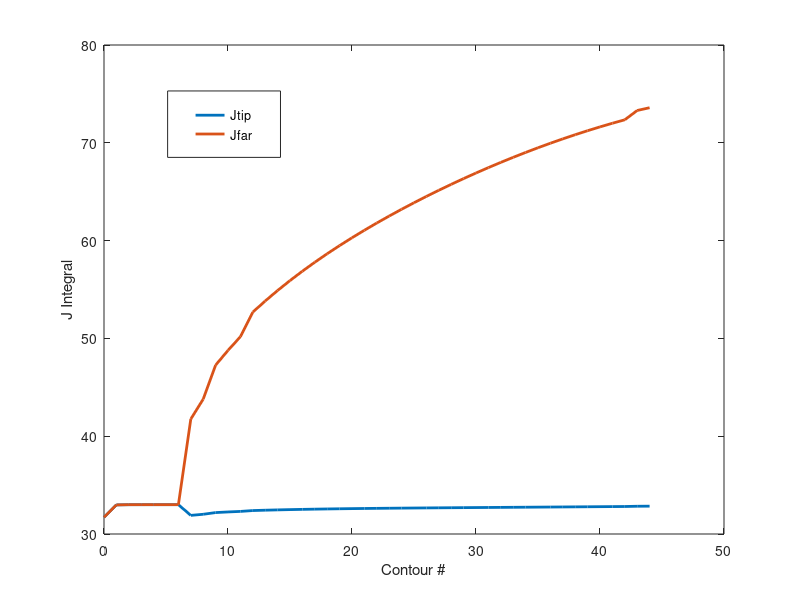

MATLAB code for this plot:
Jtip=load('Js_fineStep_corrected_1.000.txt')
Jfar=load('Js_fineStep_1.000.txt')

figure1 = figure;

% Create axes
axes1 = axes('Parent',figure1);
hold(axes1,'on');

% Create multiple lines using matrix input to plot
plot1 = plot(Jtip(1,2:end),[Jtip(2,2:end);Jfar(2,2:end)],'LineWidth',2);
set(plot1(1),'DisplayName','Jtip');
set(plot1(2),'DisplayName','Jfar');

% Create ylabel
ylabel('J Integral');

% Create xlabel
xlabel('Contour #');

box(axes1,'on');
% Create legend
legend1 = legend(axes1,'show');
set(legend1,...
    'Position',[0.209523811013925 0.737698415678645 0.141071427081312 0.110714282734053]);

